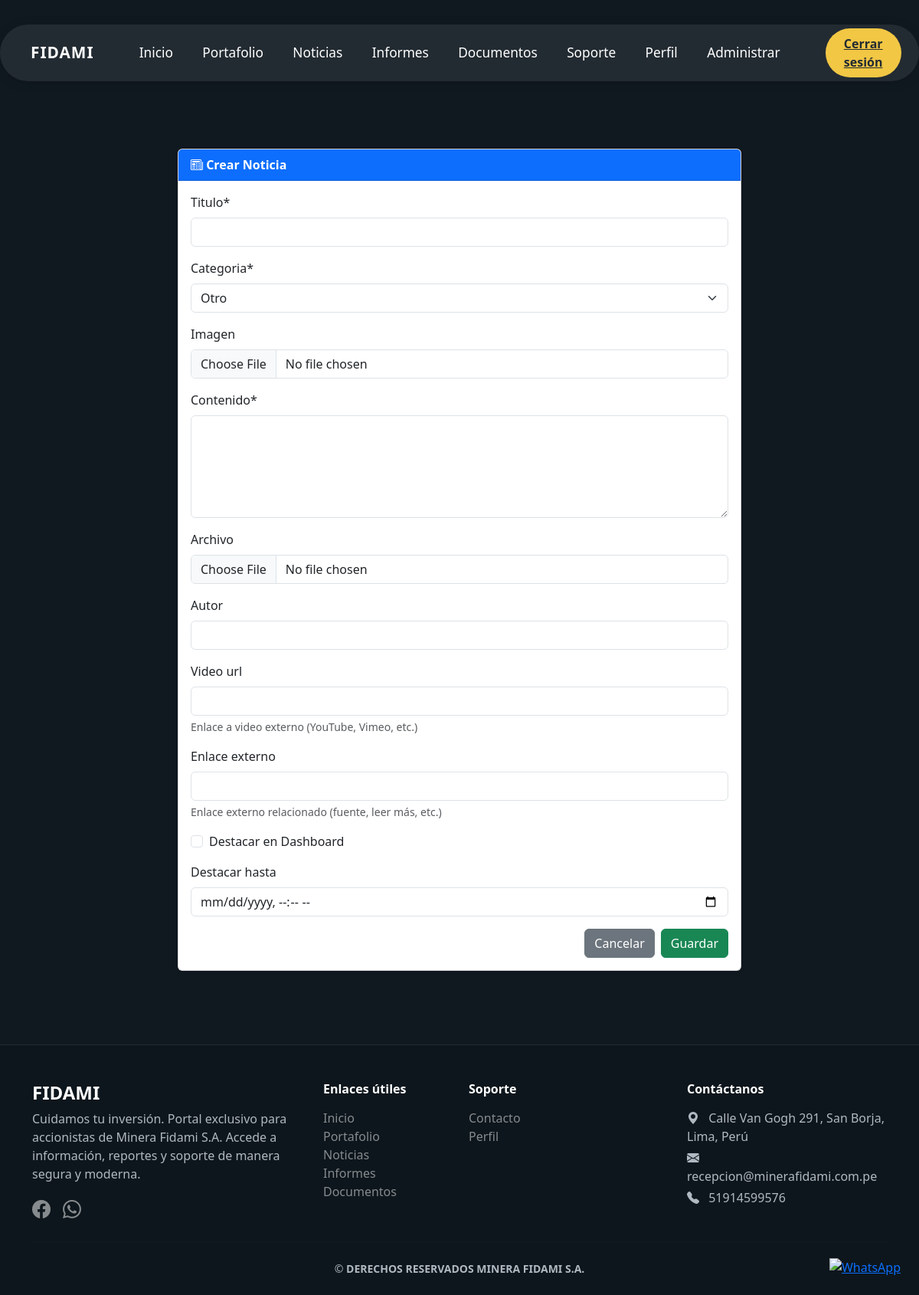
Page /configuracion/administrar/noticias/crear/ (signed in) on the committed database.
### soporte/models.py (models this page shows, shortened)
class ContactoConfig(models.Model):
    direccion = models.CharField(max_length=255, default='')
    email = models.EmailField(default='')
    telefono = models.CharField(max_length=50, default='')
    horario = models.CharField(max_length=100, default='')
    mapa_url = models.URLField(default='')
    facebook = models.URLField(blank=True, default='')
    twitter = models.URLField(blank=True, default='')
    instagram = models.URLField(blank=True, default='')
    linkedin = models.URLField(blank=True, default='')
    whatsapp = models.CharField(max_length=20, blank=True, default='')
    class Meta:
        verbose_name = 'Configuración de Contacto'
        verbose_name_plural = 'Configuración de Contacto'

### noticias/views.py (the view)
# urls.py: path('administrar/noticias/crear/', admin_noticias_create, name='admin_noticias_create'),
@admin_required
def admin_noticias_create(request):
    if request.method == 'POST':
        form = NoticiaForm(request.POST, request.FILES)
        if form.is_valid():
            print('Fecha destacada:', form.cleaned_data.get('destacada_hasta'))
            form.save()
            return redirect('admin_noticias_list')
    else:
        form = NoticiaForm()
    return render(request, 'noticias/admin_noticias_form.html', {'form': form, 'accion': 'Crear'})

### soporte/context_processors.py (called while the page is built)
def contacto_config(request):
    config = ContactoConfig.objects.first()
    return {'contacto_config': config}

### templates/noticias/admin_noticias_form.html (shortened to what this page needs)
{% extends 'base.html' %}
{% load crispy_forms_tags %}
{% block content %}
<div class="container py-5">
  <div class="row justify-content-center">
    <div class="col-md-8">
      <div class="card shadow-sm">
        <div class="card-header bg-primary text-white fw-bold">
          <i class="bi bi-newspaper"></i> {{ accion }} Noticia
        </div>
        <div class="card-body">
          <form method="post" enctype="multipart/form-data">
            {{ form|crispy }}
            <div class="d-flex justify-content-end mt-3">
              <a href="{% url 'admin_noticias_list' %}" class="btn btn-secondary me-2">Cancelar</a>
              <button type="submit" class="btn btn-success">Guardar</button>
            </div>
          </form>
        </div>
      </div>
    </div>
  </div>
</div>
{% endblock %}

### templates/base.html (shortened to what this page needs)
{% load static %}
<!DOCTYPE html>
<html lang="es">
<head>
    <link rel="stylesheet" href="https://cdn.jsdelivr.net/npm/bootstrap@5.3.2/dist/css/bootstrap.min.css">
    <link rel="stylesheet" href="https://cdn.jsdelivr.net/npm/bootstrap-icons@1.11.3/font/bootstrap-icons.css">
</head>
<body>
<nav class="navbar navbar-expand-lg main-navbar">
  <div class="container-fluid p-0">
    <a class="navbar-brand" href="/dashboard/">FIDAMI</a>
    <div class="collapse navbar-collapse" id="navbarNav">
      {% if user.is_authenticated %}
      <ul class="navbar-nav mx-auto mb-2 mb-lg-0">
        <li class="nav-item"><a class="nav-link {% if request.path == '/dashboard/' %}active{% endif %}" href="/dashboard/">Inicio</a></li>
        <li class="nav-item"><a class="nav-link {% if request.path == '/portafolio/' %}active{% endif %}" href="/portafolio/">Portafolio</a></li>
        <li class="nav-item"><a class="nav-link {% if request.path == '/noticias/' %}active{% endif %}" href="/noticias/">Noticias</a></li>
        <li class="nav-item"><a class="nav-link {% if request.path == '/informes/' %}active{% endif %}" href="/informes/">Informes</a></li>
        <li class="nav-item"><a class="nav-link {% if request.path == '/documentos/' %}active{% endif %}" href="/documentos/">Documentos</a></li>
        <li class="nav-item"><a class="nav-link {% if request.path == '/soporte/' %}active{% endif %}" href="/soporte/">Soporte</a></li>
        <li class="nav-item"><a class="nav-link {% if request.path == '/configuracion/' %}active{% endif %}" href="/configuracion/">Perfil</a></li>
        {% if user.is_superuser or user.rol == 'admin' %}
        <li class="nav-item"><a class="nav-link {% if request.path == '/configuracion/administrar/' %}active{% endif %}" href="/configuracion/administrar/">Administrar</a></li>
        {% endif %}
      </ul>
      <div class="d-flex align-items-center ms-lg-3 mt-2 mt-lg-0">
        <a href="/logout/" class="navbar-btn">Cerrar sesión</a>
      </div>
      {% endif %}
    </div>
  </div>
</nav>
<div class="container-fluid p-0">
    {% block content %}{% endblock %}
</div>
<footer class="mt-5 pt-5" style="background: #0d161c; color: #b0b8c1; border-top: 1px solid #232b32;">
  <div class="container pb-4">
    <div class="row gy-4">
      <div class="col-md-4">
        <h4 class="fw-bold text-white mb-2">FIDAMI</h4>
        <p>Cuidamos tu inversión. Portal exclusivo para accionistas de Minera Fidami S.A. Accede a información, reportes y soporte de manera segura y moderna.</p>
        <div class="d-flex gap-3 mt-3">
          {% if contacto_config.facebook %}<a href="{{ contacto_config.facebook }}" class="text-white-50 fs-4" target="_blank"><i class="bi bi-facebook"></i></a>{% endif %}
          {% if contacto_config.whatsapp %}<a href="https://wa.me/{{ contacto_config.whatsapp }}?text=Hola%2C%20quisiera%20informacion%20sobre" class="text-white-50 fs-4" target="_blank"><i class="bi bi-whatsapp"></i></a>{% endif %}
        </div>
      </div>
      <div class="col-md-2">
        <h6 class="fw-bold text-white mb-3">Enlaces útiles</h6>
        <ul class="list-unstyled">
          <li><a href="/" class="text-white-50 text-decoration-none">Inicio</a></li>
          <li><a href="/portafolio/" class="text-white-50 text-decoration-none">Portafolio</a></li>
          <li><a href="/noticias/" class="text-white-50 text-decoration-none">Noticias</a></li>
          <li><a href="/informes/" class="text-white-50 text-decoration-none">Informes</a></li>
          <li><a href="/documentos/" class="text-white-50 text-decoration-none">Documentos</a></li>
        </ul>
      </div>
      <div class="col-md-3">
        <h6 class="fw-bold text-white mb-3">Soporte</h6>
        <ul class="list-unstyled">
          <li><a href="/soporte/" class="text-white-50 text-decoration-none">Contacto</a></li>
          <li><a href="/configuracion/" class="text-white-50 text-decoration-none">Perfil</a></li>
        </ul>
      </div>
      <div class="col-md-3">
        <h6 class="fw-bold text-white mb-3">Contáctanos</h6>
        <p class="mb-1"><i class="bi bi-geo-alt-fill me-2"></i> {{ contacto_config.direccion|default:'-' }}</p>
        <p class="mb-1"><i class="bi bi-envelope-fill me-2"></i> {{ contacto_config.email|default:'-' }}</p>
        <p class="mb-1"><i class="bi bi-telephone-fill me-2"></i> {{ contacto_config.telefono|default:'-' }}</p>
      </div>
    </div>
    <hr class="my-4" style="border-color: #232b32;">
    <div class="row">
      <div class="col text-center small">
        &copy; {{ now|date:'Y' }} <span class="fw-bold">DERECHOS RESERVADOS MINERA FIDAMI S.A.</span>
      </div>
    </div>
  </div>
</footer>
{% if contacto_config.whatsapp %}
<a href="https://wa.me/{{ contacto_config.whatsapp }}?text=Hola%2C%20quisiera%20informacion%20sobre" target="_blank" title="Chatea con nosotros por WhatsApp" style="position:fixed;bottom:24px;right:24px;z-index:9999;">
  <img src="https://upload.wikimedia.org/wikipedia/commons/6/6b/WhatsApp.svg" alt="WhatsApp" style="width:56px;height:56px;">
</a>
{% endif %}
</body>
</html>

### templates/base.html (style rules this page uses)
body { background-color: #101820; }
.main-navbar { background: #232b32; border-radius: 2.5rem; margin: 2rem auto 2.5rem auto; max-width: 1200px; box-shadow: 0 2px 16px 0 rgba(0,0,0,0.10); padding: 0.3rem 2.5rem; position: relative; }
.main-navbar .navbar-brand { color: #fff; font-weight: 700; font-size: 1.3rem; letter-spacing: 1px; margin-right: 2.5rem; }
.main-navbar .navbar-nav .nav-link { color: #fff; font-weight: 400; font-size: 1.08rem; margin: 0 0.7rem; transition: color 0.2s; }
.main-navbar .navbar-btn { background: #f2c744; color: #232b32; border-radius: 2rem; font-weight: 600; padding: 0.5rem 1.5rem; font-size: 1rem; border: none; margin-left: 1.5rem; transition: background 0.2s, color 0.2s; }

### rows in the picture
ContactoConfig: direccion "Calle Van Gogh 291, San Borja, Lima, Perú", email "recepcion@minerafidami.com.pe", telefono "51914599576"

### other values in the picture
{{ accion }} "Crear"
